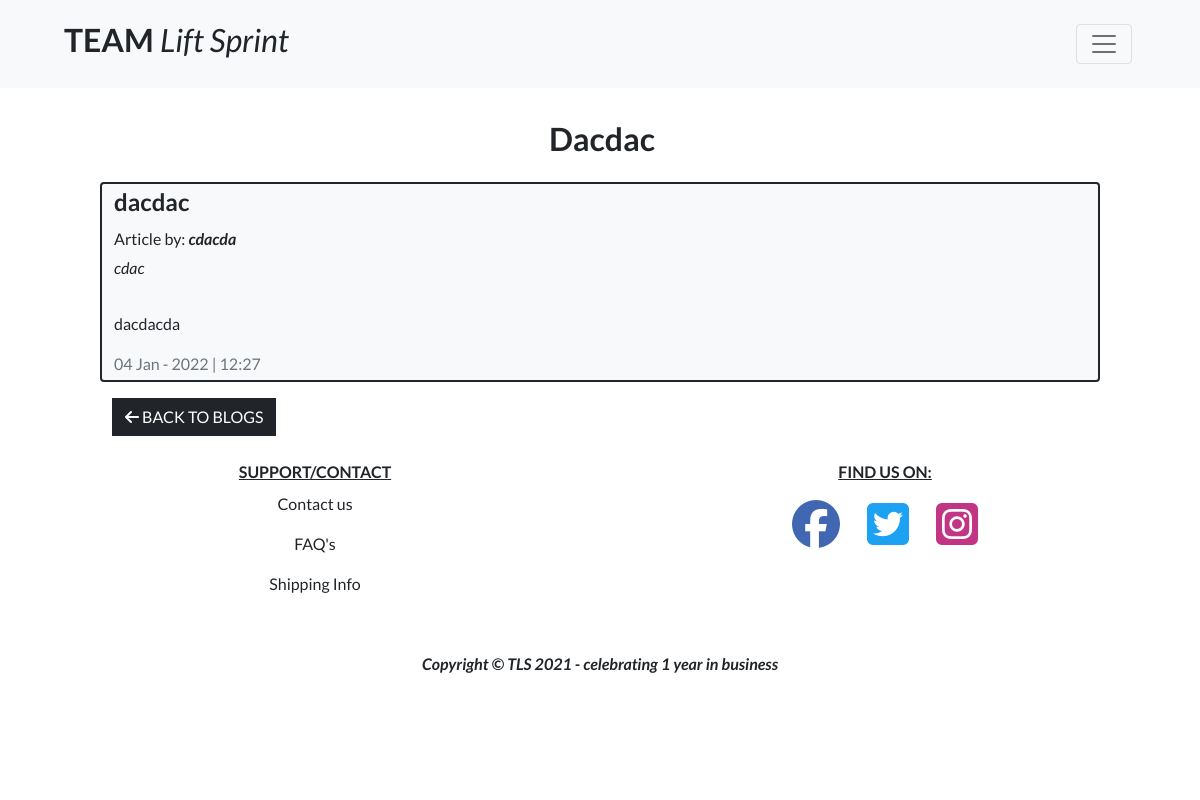
Page /blog/cdac/ on the committed database.
### blog/models.py (models this page shows, shortened)
class Post(models.Model):
    class Meta:
        ordering = ['-date_added']
    blog = models.ForeignKey(
        Blog, related_name="posts", on_delete=models.CASCADE)
    title = models.CharField(max_length=100)
    slug = models.SlugField()
    author = models.CharField(max_length=255)
    intro = models.TextField()
    article = models.TextField()
    date_added = models.DateTimeField(auto_now_add=True)

### blog/views.py (the view)
# urls.py: path('<slug:slug>/', views.post_detail, name='post_detail'),
def post_detail(request, slug):
    post = Post.objects.get(slug=slug)
    template = 'blog/post_detail.html'
    context = {
        'post': post,
    }
    return render(request, template, context)

### bag/contexts.py (called while the page is built, shortened)
def bag_contents(request):
    bag_items = []
    total = 0
    product_count = 0
    bag = request.session.get('bag', {})
    if total < settings.FREE_DELIVERY_THRESHOLD:
        delivery = total * Decimal(settings.STANDARD_DELIVERY_PERCENTAGE / 100)
        free_delivery_delta = settings.FREE_DELIVERY_THRESHOLD - total
    else:
        delivery = 0
        free_delivery_delta = 0
    grand_total = delivery + total
    context = {
        'bag_items': bag_items,
        'total': total,
        'product_count': product_count,
        'delivery': delivery,
        'free_delivery_delta': free_delivery_delta,
        'free_delivery_threshold': settings.FREE_DELIVERY_THRESHOLD,
        'grand_total': grand_total,
    }
    return context

### blog/templates/blog/post_detail.html (shortened to what this page needs)
{% extends "base.html" %}
{% load static %}
{% block page_header %}
    <div class="container position-relative pt-5 p-2 g-0">
    </div>
{% endblock %}
{% block content %}
<div class="overlay"></div>
    <div class="container position-relative pt-5 g-0">
        <div class="row">
            <div class="col">
                <h2 class="fw-bold text-center text-capitalize mb-4 mt-3 ms-1">{{ post.title}}</h2>
            </div>
        </div>
    </div>
    <div class="container col-10">
        <div class="row bg-light text-dark border border-dark rounded-2 border-2">
            <div class="col-8 mt-1">
                <h4 class = "fw-bold">{{ post.title }}</h4>
            </div>
            <div class="col-8 mt-1">
                <h6>Article by: <i><strong>{{ post.author }}</strong></i></h6>
            </div>
            <div class="col-12 col-md-11">
                <p><i>{{ post.intro }}</i></p>
            </div>
            <div class="col-12 col-md-11">
                <p>{{ post.article|linebreaks }}</p>
            </div>
            <div class="col-8 mb-1">
                <div class="text-muted">{{ post.date_added | date:"d M - Y | h:i"}}</div>
            </div>
        </div>
        <a class="btn btn-dark rounded-0 mt-3 mb-3 text-uppercase" href="{% url 'blog' %}"><i class="fas fa-arrow-left"></i> Back to Blogs</a>
    </div>
{% endblock %}

### static/css/base.css (style rules this page uses)
html { height: 100%; }
body { font-family: 'Lato'; }
.overlay { height: 100%; width: 100%; top: 0; left: 0; position: fixed; background: white; z-index: -1; }

### rows in the picture
Post: title "Dacdac", title "dacdac", author "cdacda", intro "cdac", article "dacdacda", post.date_added|date:'dM-Y|h:i' "04 Jan - 2022 | 12:27"
